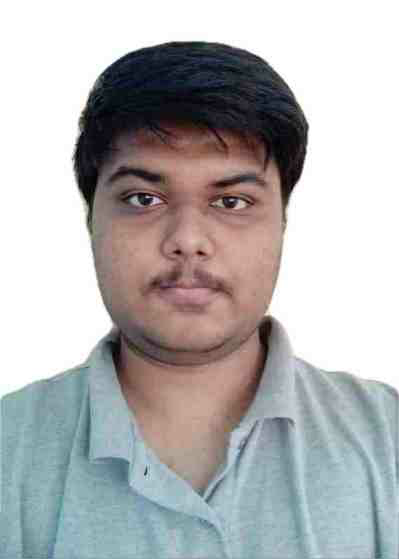
#> input picture Tanishk.png, 399 x 559 px, found by its file name
$ python 'DIP Assignment 7.py'
#> lines starting #> are read from the running program, lines starting #| are printed output that depends on the picture; after the words box and inside, x2 and y2 are one past the last pixel; in counts of white or black regions, pixels touching at a corner belong together
import cv2

def BrightnessContrast(brightness=0):

	# getTrackbarPos returns the current
	# position of the specified trackbar.
	brightness = cv2.getTrackbarPos('Brightness',
									'TANISHK')

	contrast = cv2.getTrackbarPos('Contrast',
								'TANISHK')

	effect = controller(img, brightness,
						contrast)

	# The function imshow displays an image
	# in the specified window
	cv2.imshow('Effect', effect)

def controller(img, brightness=255,
			contrast=127):

	brightness = int((brightness - 0) * (255 - (-255)) / (510 - 0) + (-255))

	contrast = int((contrast - 0) * (127 - (-127)) / (254 - 0) + (-127))

	if brightness != 0:

		if brightness > 0:

			shadow = brightness

			max = 255

		else:

			shadow = 0
			max = 255 + brightness

		al_pha = (max - shadow) / 255
		ga_mma = shadow

		# The function addWeighted calculates
		# the weighted sum of two arrays
		cal = cv2.addWeighted(img, al_pha,
							img, 0, ga_mma)

	else:
		cal = img

	if contrast != 0:
		Alpha = float(131 * (contrast + 127)) / (127 * (131 - contrast))
		Gamma = 127 * (1 - Alpha)

		# The function addWeighted calculates
		# the weighted sum of two arrays
		cal = cv2.addWeighted(cal, Alpha,
							cal, 0, Gamma)

	# putText renders the specified text string in the image.
	cv2.putText(cal, 'B:{},C:{}'.format(brightness,
										contrast), (10, 30),
				cv2.FONT_HERSHEY_SIMPLEX, 1, (0, 0, 255), 2)

	return cal

if __name__ == '__main__':
	# The function imread loads an image
	# from the specified file and returns it.
	original = cv2.imread(r"C:\6th Semester\DIP\LAB DIP\Codes\Tanishk.png")
#> original is the input picture: shape (559, 399, 3); mean B, G, R 179.5, 178.8, 179

	# Making another copy of an image.
	img = original.copy()

	# The function namedWindow creates a
	# window that can be used as a placeholder
	# for images.
	cv2.namedWindow('TANISHK')

	# The function imshow displays an
	# image in the specified window.
	cv2.imshow('TANISHK', original)

	# createTrackbar(trackbarName,
	# windowName, value, count, onChange)
	# Brightness range -255 to 255
	cv2.createTrackbar('Brightness',
					'TANISHK', 255, 2 * 255,
					BrightnessContrast)

	# Contrast range -127 to 127
	cv2.createTrackbar('Contrast', 'TANISHK',
					127, 2 * 127,
					BrightnessContrast)


	BrightnessContrast(0)
#> in controller, `cv2.putText(cal, 'B:{},C:{}'.format(brightness, contrast), (10, 30), c..`:
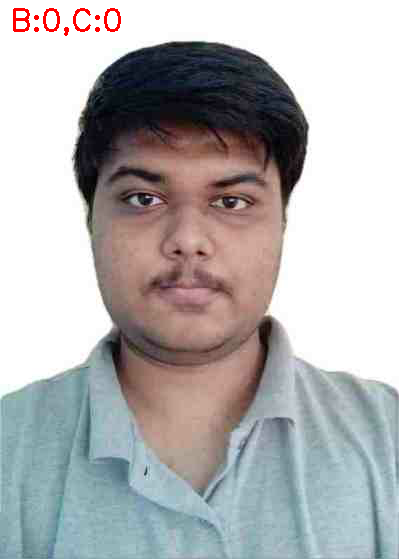
#> cal: shape (559, 399, 3); 0.37% of pixels changed, all inside (x1, y1, x2, y2) = (13, 8, 121, 36)

# The function waitKey waits for
# a key event infinitely or for delay
# milliseconds, when it is positive.
cv2.waitKey(0)
